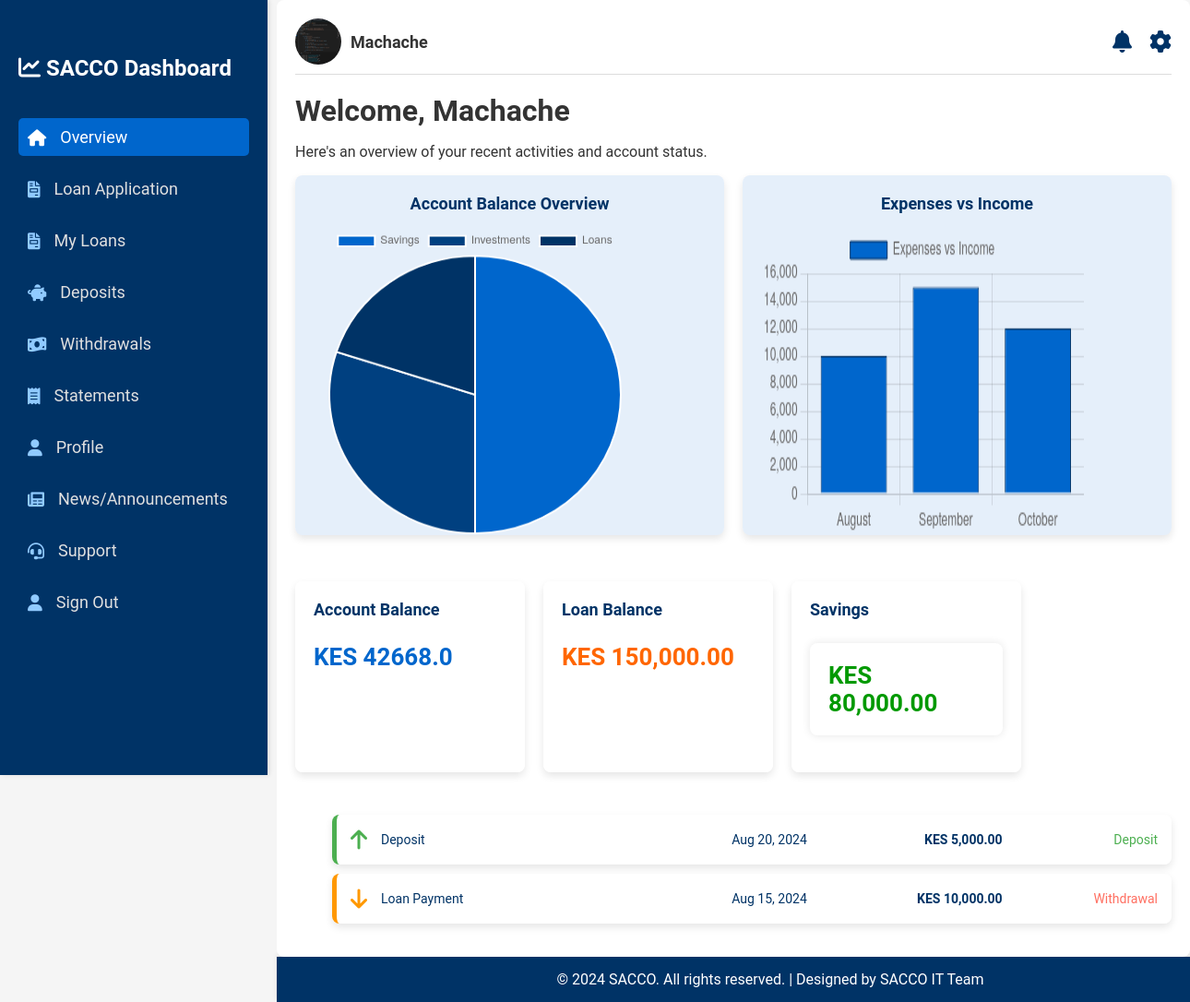
The app's page /overview (signed in), older data.
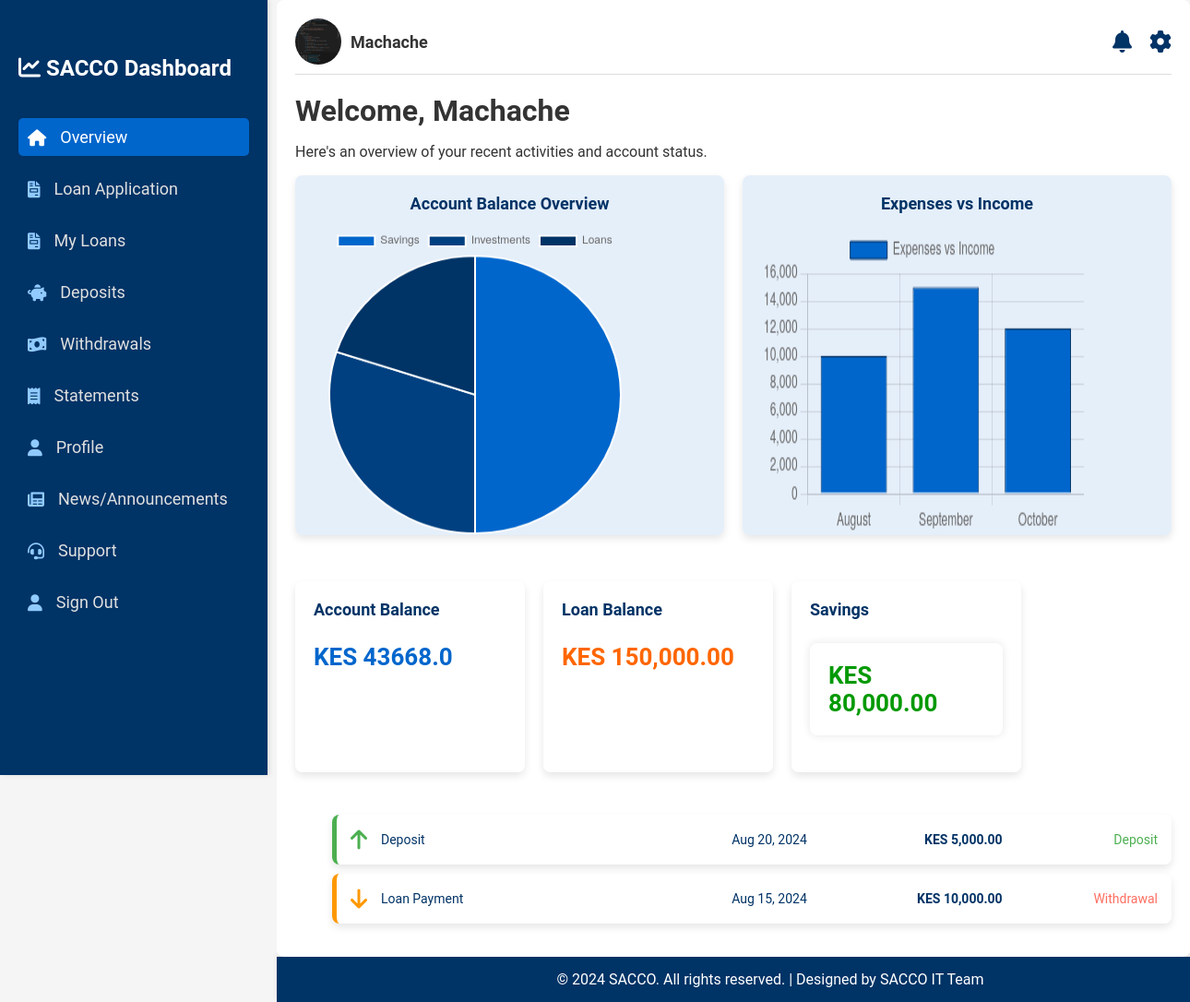
The same page, newer data.
### main_app/models.py (models this page shows, shortened)
class Account(db.Model):
    id = db.Column(db.Integer, primary_key=True)
    user_id = db.Column(db.Integer, db.ForeignKey('user.user_id'), nullable=True)  # Nullable for bank account
    user = db.relationship('User', back_populates='account')
    created_at = db.Column(db.DateTime, default=datetime.now())
    balance = db.Column(db.Float, default=0.0)  # Holds the account balance
    account_type = db.Column(db.String(50), default='User')  # Could be 'User' or 'Bank'

### main_app/routes.py (the view)
@app.route("/overview")
@login_required
def home():
    user_balance = Account.query.filter_by(user_id=current_user.user_id).first()
    return render_template("user/overview.html", title="Overview | SACCO Dashboard",
                           user_balance=user_balance)

### main_app/models.py (called while the page is built)
@login_manager.user_loader
def load_user(user_id):
    user_id = str(user_id)
    if user_id.startswith('user_'):
        return User.query.get(user_id)
    elif user_id.startswith('admin_'):
        return Admin.query.get(user_id)
    return None  # Return None if no user/admin is found

### main_app/templates/user/overview.html (shortened to what the changed rows need)
<!DOCTYPE html>
<html lang="en">
<head>
    <link rel="stylesheet" href="{{ url_for('static', filename='/css/styles.css') }}">
    <link rel="stylesheet" href="https://cdnjs.cloudflare.com/ajax/libs/font-awesome/6.0.0-beta3/css/all.min.css">
</head>
<body>
    <div class="dashboard">
        <div class="sidebar">
            <h2><i class="fas fa-chart-line"></i> SACCO Dashboard</h2>
        </div>
        <div class="main-content">
            <div class="welcome">
                <h1>Welcome, {{ current_user.username }}</h1>
            </div>
            <div class="charts">
                <div class="chart-container">
                    <h2>Account Balance Overview</h2>
                </div>
                <div class="chart-container">
                    <h2>Expenses vs Income</h2>
                </div>
            </div>
            <div class="card-container">
                <div class="card">
                    <h3>Account Balance</h3>
                    {% if user_balance %}
                        <p class="balance acc-balance">KES {{ user_balance.balance }}</p>
                    {% else %}
                        <p class="balance acc-balance">KES 0</p>
                    {% endif %}
                </div>
            </div>
        </div>
    </div>
</body>
</html>

Row changes from the older to the newer data that the page shows:
changed Account: balance "42668.0" → "43668.0"
